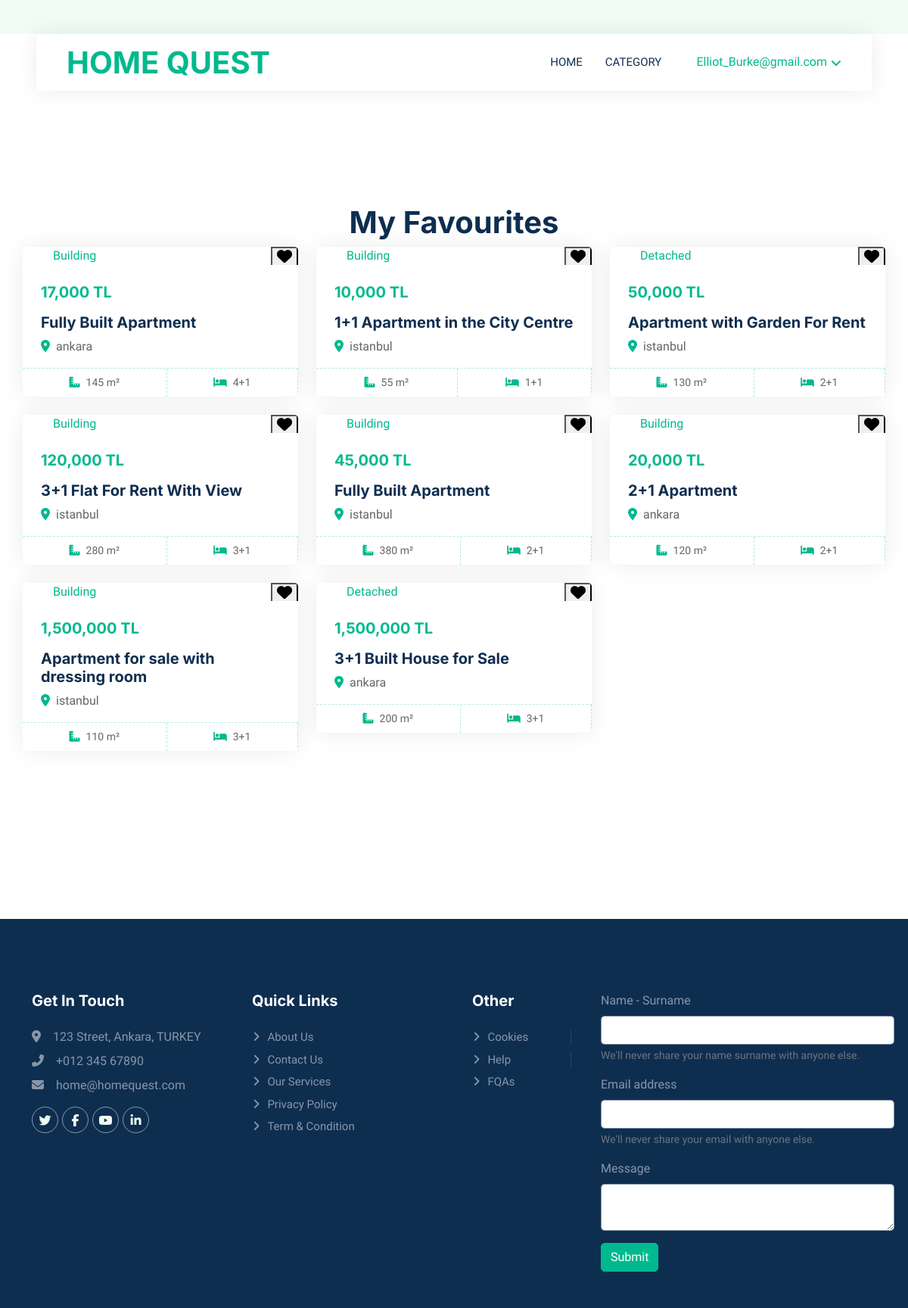
Screenshot of /favorite/ (signed in) with the database file from the repository.
### AppEcommerce/models.py (models this page shows, shortened)
class Product(models.Model):
    GEEKS_CHOICES = (
    ("Rent", "Rent"),
    ("Sale", "Sale"),
)
    BRAND_CHOICES = (
    ("Building", "Building"),
    ("Detached", "Detached"),
)
    CITY_CHOICES = (
    ("istanbul", "İstanbul"),
    ("ankara", "Ankara"),
)
    ROOM_CHOICES = (
    ("1+1", "1+1"),
    ("2+1", "2+1"),
    ("3+1", "3+1"),
    ("4+1", "4+1"),
    ("5+1", "5+1"),
    ("6+1", "6+1"),
    ("7+1", "7+1"),
)
    user = models.ForeignKey(User, on_delete = models.CASCADE)
    title = models.CharField(max_length=50, null=True)
    durum = models.CharField(choices=GEEKS_CHOICES, max_length=50, null=True)
    brand = models.CharField(choices=BRAND_CHOICES, max_length=50, null=True)
    description = models.TextField(null=True)
    image = models.ImageField(upload_to="Product Image", null=True)
    price = models.IntegerField(null=True)
    location = models.CharField(choices=CITY_CHOICES,max_length=50, null=True)
    adres = models.TextField(null=True)
    metre = models.IntegerField(null=True)
    room_number = models.CharField(choices=ROOM_CHOICES, max_length=50, null=True)
    kat_sayısı = models.IntegerField(null=True)
    asansor = models.BooleanField(null=True)
    güvenlik= models.BooleanField(null=True)
    otopark = models.BooleanField(null=True)
    havuz = models.BooleanField(null=True)
    favori = models.ManyToManyField(User, related_name="FavoriyeEkleyenler", verbose_name=("Favoriye ekleyenler"))
    class Meta:
        verbose_name_plural = "Ürünler"

### AppEcommerce/views.py (the view)
# urls.py: path("favorite/", favorite, name="favorite"),
def favorite(request):
    favorites = Product.objects.filter(favori = request.user)
    print(favorites)
    context={
         "favorites":favorites
     }
    return render(request, "favorite.html",context)

### AppEcommerce/templates/favorite.html (shortened to what this page needs)
{% extends 'base.html' %}
{% load static %}
{% load i18n %}
{% load humanize %}
{% block content %}
<div class="container" style="padding: 150px 0;">
    <div class="row">
        <h1 class="text-center">My Favourites</h1>
        <div class="col">
            <div class="row">
                {% for product in favorites %}
                <div class="col-lg-4 col-md-6 wow fadeInUp mb-4 " data-wow-delay="0.1s" >
                    <div class="property-item rounded overflow-hidden">
                        <div class="position-relative overflow-hidden">
                            <div class="bg-white rounded-top text-primary position-absolute start-0 bottom-0 mx-4 pt-1 px-3">{{product.brand}}</div>
                            <form method="post">
                              {% if request.user in product.favori.all %}
                              <button type="button" class="position-absolute top-0 end-0 btnfavori" data-product-id="{{ product.id }}">
                                <i class="fa-solid fa-heart fs-5" id="heart{{ product.id }}"></i>
                            </button>
                              {% endif %}
                          </form>
                        </div>
                        <div class="p-4 pb-0">
                            <h5 class="text-primary mb-3">{{product.price|intcomma}}   TL </h5>
                            <a class="d-block h5 mb-2" href="">{{product.title}}</a>
                            <p><i class="fa fa-map-marker-alt text-primary me-2"></i>{{product.location}}</p>
                        </div>
                        <div class="d-flex border-top">
                            <small class="flex-fill text-center border-end py-2"><i class="fa fa-ruler-combined text-primary me-2"></i>{{product.metre}} m²</small>
                            <small class="flex-fill text-center border-end py-2"><i class="fa fa-bed text-primary me-2"></i>{{product.room_number}}</small>
                        </div>
                    </div>
                </div>
                {% endfor %}
            </div>
        </div>
    </div>
</div>
{% endblock content %}

### AppEcommerce/templates/partials/_header.html (shortened to what this page needs)
{% load static %}
{% load i18n %}
        <div class="container-fluid nav-bar bg-transparent">
          <nav class="navbar navbar-expand-lg bg-white navbar-light py-0 px-4">
              <a href="index.html" class="navbar-brand d-flex align-items-center text-center">
                  <a  href="{% url 'index' %}"  ><h1 class="m-0 text-primary"  >HOME QUEST  </h1></a>
              </a>
              <div class="collapse navbar-collapse" id="navbarCollapse">
                  <div class="navbar-nav ms-auto">
                      <a href="{% url 'index' %}" class="nav-item nav-link
                        ">Home</a>
                      <a href="{% url 'category' %}" class="nav-item nav-link
                       ">category</a>
                  </div>
                  {% if request.user.is_authenticated %}
                  <div class="nav-item dropdown">
                    <a href="#" class="nav-link dropdown-toggle" data-bs-toggle="dropdown">{{request.user.username}}</a>
                </div>
                  {% else %}
                  <a href="{% url 'login' %}" class="btn btn-primary px-3 d-none d-lg-flex">Login</a>
                  <a href="{% url 'register' %}" class="btn btn-primary px-3 d-none d-lg-flex ms-2">Register</a>
                  {% endif %}
              </div>
          </nav>
      </div>

### AppEcommerce/static/css/style.css (style rules this page uses)
:root { --primary: #00B98E; --secondary: #FF6922; --light: #EFFDF5; --dark: #0E2E50; }
.nav-bar { position: relative; margin-top: 45px; padding: 0 3rem; transition: .5s; z-index: 9; }
.navbar { box-shadow: 0 0 30px rgba(0, 0, 0, .08); }
.navbar .dropdown-toggle::after { border: none; content: "\f107"; font-family: "Font Awesome 5 Free"; font-weight: 900; vertical-align: middle; margin-left: 5px; transition: .5s; }
.navbar-light .navbar-nav .nav-link { margin-right: 30px; padding: 25px 0; color: #FFFFFF; font-size: 15px; text-transform: uppercase; outline: none; }
.navbar-light .navbar-brand { height: 75px; }
.navbar-light .navbar-nav .nav-link { color: var(--dark); font-weight: 500; }
.property-item { box-shadow: 0 0 30px rgba(0, 0, 0, .08); }
.property-item .border-top { border-top: 1px dashed rgba(0, 185, 142, .3) !important; }
.property-item .border-end { border-right: 1px dashed rgba(0, 185, 142, .3) !important; }

### rows the page displays
Product: brand "Building", price "17,000", title "Fully Built Apartment", location "ankara", metre "145", room_number "4+1"
Product: brand "Building", price "10,000", title "1+1 Apartment in the City Centre", location "istanbul", metre "55", room_number "1+1"
Product: brand "Detached", price "50,000", title "Apartment with Garden For Rent", location "istanbul", metre "130", room_number "2+1"
Product: brand "Building", price "120,000", title "3+1 Flat For Rent With View", location "istanbul", metre "280", room_number "3+1"
Product: brand "Building", price "45,000", title "Fully Built Apartment", location "istanbul", metre "380", room_number "2+1"
Product: brand "Building", price "20,000", title "2+1 Apartment", location "ankara", metre "120", room_number "2+1"
Product: brand "Building", price "1,500,000", title "Apartment for sale with dressing room", location "istanbul", metre "110", room_number "3+1"
Product: brand "Detached", price "1,500,000", title "3+1 Built House for Sale", location "ankara", metre "200", room_number "3+1"

### other values shown
{{ request.user.username }} "Elliot_Burke@gmail.com"
